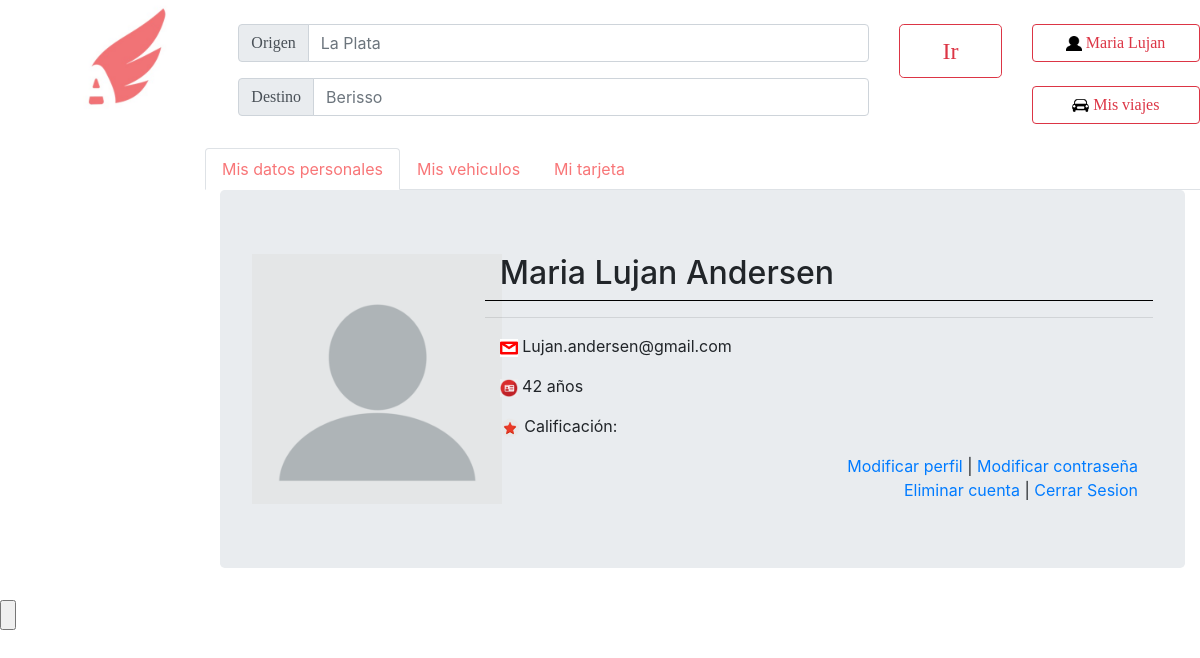
Page /MiCuenta.php (signed in) on the committed database.
### tables this page shows
CREATE TABLE IF NOT EXISTS `usuarios` (
  `nombre` varchar(50) NOT NULL,
  `apellido` varchar(50) NOT NULL,
  `email` varchar(50) NOT NULL,
  `clave` varchar(50) NOT NULL,
  `fecha` date NOT NULL,
  `foto` longblob,
  `token` varchar(100) NOT NULL,
  `ID` int(11) NOT NULL AUTO_INCREMENT,
  `borrado` tinyint(1) NOT NULL DEFAULT '0',
  PRIMARY KEY (`ID`)
);

### funciones.php (called while the page is built, shortened)
<?php
	function calcularEdad($miCumpleanos){
		$cumpleanos = new DateTime($miCumpleanos);
                $hoy = new DateTime();
   	 	$annos = $hoy->diff($cumpleanos);
                return $annos->y;
	}
?>

### MiCuenta.php (the view, shortened to what this page needs)
<html lang="en">
  <head>
    <link rel="stylesheet" href="css/bootstrap.min.css">
  </head>
  <body>
            <?php
            require ('funciones.php');
            $link=conectarABase();
            $email=$_SESSION['email'];
            $resultado = mysqli_query($link, "SELECT * FROM usuarios where email='$email'");
            $row = $resultado->fetch_array(MYSQLI_ASSOC);
  	?>
        <header>
            <nav>
		 <ul>
                    <div class="row" position="fixed">
                        <div class="col-2">
                                <a href="PaginaPrincipal.php">
                                <img href="PaginaPrincipal.php" src="Logo.jpg" alt="Imagen no disponible"  class="rounded mx-auto d-block" height="120x120">
                                </a>
                        </div>
                        <div class="col-8">
                            <div class="row" position="fixed">
                                <div class="col-10">
                                    <br>
                                    <div class="input-group input-group-prepend mb-3">
                                        <div class="input-group-prepend">
                                            <span class="input-group-text" id="basic-addon1"><font size="3" face="Univers-Light-Normal">Origen</font></span>
                                        </div>
                                      <input type="text" face="Univers-Light-Normal" class="form-control" placeholder="La Plata" aria-label="La Plata" aria-describedby="basic-addon1">
                                    </div>
                                    <div class="input-group input-group-prepend mb-3">
                                        <div class="input-group-prepend">
                                            <span class="input-group-text" id="basic-addon1"><font size="3" face="Univers-Light-Normal">Destino</font></span>
                                        </div>
                                    <input type="text" class="form-control" face="Univers-Light-Normal" placeholder="Berisso" aria-label="Berisso" aria-describedby="basic-addon1">
                                    </div>
                                </div>
                                <div class="col-2">
                                    <br>
                                    <button class="btn btn-outline-danger btn-lg btn-block btn-lg"><font size="5" face="Univers-Light-Normal">Ir</font></button><br>
                                </div>
                            </div>
                        </div>
                        <div class="col-2">
                            <br>
                            <a href="MiCuenta.php" class="btn btn-outline-danger btn-block"><img src="Imagenes/Usuario.png" height="15x15"><font size="3" face="Univers-Light-Normal">     <?php echo $_SESSION['nombre']; ?></font></a><br>
                            <a href="MisViajes.php" class="btn btn-outline-danger btn-block"><img src="Imagenes/MisViajes.png" height="17x17"><font size="3" face="Univers-Light-Normal">     Mis viajes</font></a>
                        </div>
                    </div>
                 </ul>
            </nav>
        </header>
		<div class="row" position="fixed">
			<div class="col-2">
			</div>
			<div class="col-10">
				<nav>
				  <div class="nav nav-tabs" id="nav-tab" role="tablist">
				    <a class="nav-item nav-link active" id="nav-home-tab" data-toggle="tab" href="#nav-home" role="tab" aria-controls="nav-home" aria-selected="true"><font color="#f87678">Mis datos personales</font></a>
				    <a class="nav-item nav-link" id="nav-profile-tab" data-toggle="tab" href="#nav-vehiculo" role="tab" aria-controls="nav-profile" aria-selected="false"><font color="#f87678">Mis vehiculos</font></a>
				    <a class="nav-item nav-link" id="nav-contact-tab" data-toggle="tab" href="#nav-tarjeta" role="tab" aria-controls="nav-contact" aria-selected="false"><font color="#f87678">Mi tarjeta</font></a>
				  </div>
				</nav>
				<div class="tab-content" id="nav-tabContent">
				<div class="tab-pane fade show active" id="nav-home" role="tabpanel" aria-labelledby="nav-home-tab">
                                     <div class="container-fluid">
                                      <div class="jumbotron">
                                        <div class="row">
                                            <div class="col-md-4 col-xs-12 col-sm-4 col-lg-3">
                                                <img src="Imagenes/profile.png" height="250">
                                            </div>
                                            <div class="col-md-8 col-xs-12 col-sm-8 col-lg-9">
                                                <div class="container" style="border-bottom:1px solid black">
                                                  <h2><?php echo $row['nombre'] . " " . $row['apellido'] ;?></h2>
                                                </div>
                                                  <hr>
                                                <ul class="container details">
                                                  <p><img height="18" src="Imagenes/email.png"><?php echo " " . $row['email']; ?></p>
                                                  <p><img height="18" src="Imagenes/Edad.png"><?php echo " " . calcularEdad($row['fecha']) . " años"; ?></p>
                                                  <p><img height="20" src="Imagenes/calificacion.png"> Calificación: </p>
                                                </ul>
                                                  <div class="container" align="right">
                                                      <a href="modificarPerfil.php">Modificar perfil</a><span> | </span>
                                                      <a href='modificarContrasena.php'>Modificar contraseña</a><br>
                                                      <a href="eliminarCuenta.php" onclick="return confirm('¿Estás seguro?');">Eliminar cuenta</a><span > | </span>
                                                      <a href="logout.php">Cerrar Sesion </a>
                                                  </div>
                                            </div>
                                        </div>
                                      </div>
                                    </div>
                                  </div>
                                </div>
                                  </div>
                            </div>
        	<input type="submit" value="" />
    	</body>
    </html>

### rows in the picture
usuarios: nombre "Maria Lujan", apellido "Andersen", email "Lujan.andersen@gmail.com", fecha "42"

### other values in the picture
$_SESSION['nombre'] "Maria Lujan"
